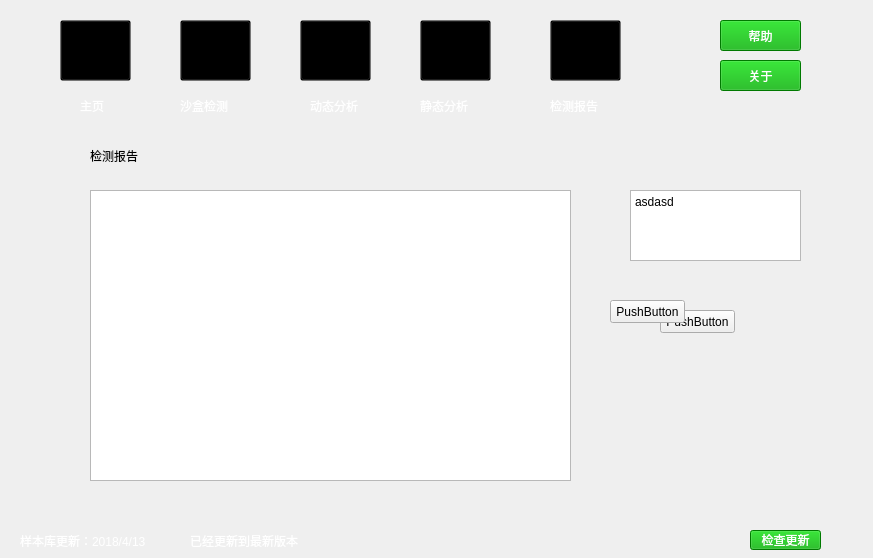
<?xml version="1.0" encoding="UTF-8"?>
<ui version="4.0">
 <class>Form</class>
 <widget class="QWidget" name="Form">
  <property name="geometry">
   <rect>
    <x>0</x>
    <y>0</y>
    <width>873</width>
    <height>558</height>
   </rect>
  </property>
  <property name="windowTitle">
   <string>Form</string>
  </property>
  <property name="styleSheet">
   <string notr="true">background-image: url(:/background.png);</string>
  </property>
  <widget class="QWidget" name="widget" native="true">
   <property name="geometry">
    <rect>
     <x>-10</x>
     <y>0</y>
     <width>841</width>
     <height>121</height>
    </rect>
   </property>
   <property name="autoFillBackground">
    <bool>false</bool>
   </property>
   <property name="styleSheet">
    <string notr="true">background-image: url(:/upbackground.png);</string>
   </property>
   <widget class="QPushButton" name="helpButton">
    <property name="geometry">
     <rect>
      <x>730</x>
      <y>20</y>
      <width>81</width>
      <height>31</height>
     </rect>
    </property>
    <property name="cursor">
     <cursorShape>PointingHandCursor</cursorShape>
    </property>
    <property name="styleSheet">
     <string notr="true">background: transparent;
color: rgb(255, 255, 255);
font: 75 12pt &quot;Microsoft YaHei UI&quot;;
background-color: rgb(0, 170, 0);</string>
    </property>
    <property name="text">
     <string>帮助</string>
    </property>
   </widget>
   <widget class="QPushButton" name="aboutButton">
    <property name="geometry">
     <rect>
      <x>730</x>
      <y>60</y>
      <width>81</width>
      <height>31</height>
     </rect>
    </property>
    <property name="cursor">
     <cursorShape>PointingHandCursor</cursorShape>
    </property>
    <property name="styleSheet">
     <string notr="true">background: transparent;
color: rgb(255, 255, 255);
font: 75 12pt &quot;Microsoft YaHei UI&quot;;
background-color: rgb(0, 170, 0);</string>
    </property>
    <property name="text">
     <string>关于</string>
    </property>
   </widget>
   <widget class="QPushButton" name="tabButton1">
    <property name="geometry">
     <rect>
      <x>70</x>
      <y>20</y>
      <width>71</width>
      <height>61</height>
     </rect>
    </property>
    <property name="cursor">
     <cursorShape>PointingHandCursor</cursorShape>
    </property>
    <property name="styleSheet">
     <string notr="true">border-image: url(:/homeIcon.png);
background: transparent;
</string>
    </property>
    <property name="text">
     <string/>
    </property>
   </widget>
   <widget class="QPushButton" name="tabButton2">
    <property name="geometry">
     <rect>
      <x>190</x>
      <y>20</y>
      <width>71</width>
      <height>61</height>
     </rect>
    </property>
    <property name="cursor">
     <cursorShape>PointingHandCursor</cursorShape>
    </property>
    <property name="styleSheet">
     <string notr="true">border-image: url(:/testIcon.png);
background: transparent;
</string>
    </property>
    <property name="text">
     <string/>
    </property>
   </widget>
   <widget class="QPushButton" name="tabButton3">
    <property name="geometry">
     <rect>
      <x>310</x>
      <y>20</y>
      <width>71</width>
      <height>61</height>
     </rect>
    </property>
    <property name="cursor">
     <cursorShape>PointingHandCursor</cursorShape>
    </property>
    <property name="styleSheet">
     <string notr="true">border-image: url(:/dynamicIcon.png);
background: transparent;
</string>
    </property>
    <property name="text">
     <string/>
    </property>
   </widget>
   <widget class="QPushButton" name="tabButton4">
    <property name="geometry">
     <rect>
      <x>430</x>
      <y>20</y>
      <width>71</width>
      <height>61</height>
     </rect>
    </property>
    <property name="cursor">
     <cursorShape>PointingHandCursor</cursorShape>
    </property>
    <property name="styleSheet">
     <string notr="true">border-image: url(:/staticIcon.png);
background: transparent;
</string>
    </property>
    <property name="text">
     <string/>
    </property>
   </widget>
   <widget class="QPushButton" name="tabButton5">
    <property name="geometry">
     <rect>
      <x>560</x>
      <y>20</y>
      <width>71</width>
      <height>61</height>
     </rect>
    </property>
    <property name="cursor">
     <cursorShape>PointingHandCursor</cursorShape>
    </property>
    <property name="styleSheet">
     <string notr="true">border-image: url(:/wordIcon.png);
background: transparent;
</string>
    </property>
    <property name="text">
     <string/>
    </property>
   </widget>
   <widget class="QLabel" name="downlabel1_2">
    <property name="geometry">
     <rect>
      <x>90</x>
      <y>90</y>
      <width>41</width>
      <height>31</height>
     </rect>
    </property>
    <property name="styleSheet">
     <string notr="true">background: transparent;
font: 12pt &quot;Adobe Devanagari&quot;;
color: rgb(255, 255, 255);</string>
    </property>
    <property name="text">
     <string>主页</string>
    </property>
   </widget>
   <widget class="QLabel" name="downlabel1_3">
    <property name="geometry">
     <rect>
      <x>190</x>
      <y>90</y>
      <width>71</width>
      <height>31</height>
     </rect>
    </property>
    <property name="styleSheet">
     <string notr="true">background: transparent;
font: 12pt &quot;Adobe Devanagari&quot;;
color: rgb(255, 255, 255);</string>
    </property>
    <property name="text">
     <string>沙盒检测</string>
    </property>
   </widget>
   <widget class="QLabel" name="downlabel1_4">
    <property name="geometry">
     <rect>
      <x>320</x>
      <y>90</y>
      <width>71</width>
      <height>31</height>
     </rect>
    </property>
    <property name="styleSheet">
     <string notr="true">background: transparent;
font: 12pt &quot;Adobe Devanagari&quot;;
color: rgb(255, 255, 255);</string>
    </property>
    <property name="text">
     <string>动态分析</string>
    </property>
   </widget>
   <widget class="QLabel" name="downlabel1_5">
    <property name="geometry">
     <rect>
      <x>430</x>
      <y>90</y>
      <width>71</width>
      <height>31</height>
     </rect>
    </property>
    <property name="styleSheet">
     <string notr="true">background: transparent;
font: 12pt &quot;Adobe Devanagari&quot;;
color: rgb(255, 255, 255);</string>
    </property>
    <property name="text">
     <string>静态分析</string>
    </property>
   </widget>
   <widget class="QLabel" name="downlabel1_6">
    <property name="geometry">
     <rect>
      <x>560</x>
      <y>90</y>
      <width>71</width>
      <height>31</height>
     </rect>
    </property>
    <property name="styleSheet">
     <string notr="true">background: transparent;
font: 12pt &quot;Adobe Devanagari&quot;;
color: rgb(255, 255, 255);</string>
    </property>
    <property name="text">
     <string>检测报告</string>
    </property>
   </widget>
   <widget class="QLabel" name="lightLabel1">
    <property name="geometry">
     <rect>
      <x>50</x>
      <y>60</y>
      <width>111</width>
      <height>61</height>
     </rect>
    </property>
    <property name="styleSheet">
     <string notr="true">image: url(:/light.png);
background: transparent;</string>
    </property>
    <property name="text">
     <string/>
    </property>
   </widget>
   <widget class="QLabel" name="lightLabel2">
    <property name="geometry">
     <rect>
      <x>170</x>
      <y>60</y>
      <width>111</width>
      <height>61</height>
     </rect>
    </property>
    <property name="styleSheet">
     <string notr="true">image: url(:/light.png);
background: transparent;</string>
    </property>
    <property name="text">
     <string/>
    </property>
   </widget>
   <widget class="QLabel" name="lightLabel3">
    <property name="geometry">
     <rect>
      <x>290</x>
      <y>60</y>
      <width>111</width>
      <height>61</height>
     </rect>
    </property>
    <property name="styleSheet">
     <string notr="true">image: url(:/light.png);
background: transparent;</string>
    </property>
    <property name="text">
     <string/>
    </property>
   </widget>
   <widget class="QLabel" name="lightLabel4">
    <property name="geometry">
     <rect>
      <x>410</x>
      <y>60</y>
      <width>111</width>
      <height>61</height>
     </rect>
    </property>
    <property name="styleSheet">
     <string notr="true">image: url(:/light.png);
background: transparent;</string>
    </property>
    <property name="text">
     <string/>
    </property>
   </widget>
   <widget class="QLabel" name="lightLabel5">
    <property name="geometry">
     <rect>
      <x>540</x>
      <y>60</y>
      <width>111</width>
      <height>61</height>
     </rect>
    </property>
    <property name="styleSheet">
     <string notr="true">image: url(:/light.png);
background: transparent;</string>
    </property>
    <property name="text">
     <string/>
    </property>
   </widget>
   <zorder>lightLabel5</zorder>
   <zorder>lightLabel4</zorder>
   <zorder>lightLabel3</zorder>
   <zorder>lightLabel2</zorder>
   <zorder>lightLabel1</zorder>
   <zorder>helpButton</zorder>
   <zorder>aboutButton</zorder>
   <zorder>tabButton1</zorder>
   <zorder>tabButton2</zorder>
   <zorder>tabButton3</zorder>
   <zorder>tabButton4</zorder>
   <zorder>tabButton5</zorder>
   <zorder>downlabel1_2</zorder>
   <zorder>downlabel1_3</zorder>
   <zorder>downlabel1_4</zorder>
   <zorder>downlabel1_5</zorder>
   <zorder>downlabel1_6</zorder>
  </widget>
  <widget class="QLabel" name="label">
   <property name="geometry">
    <rect>
     <x>0</x>
     <y>520</y>
     <width>831</width>
     <height>51</height>
    </rect>
   </property>
   <property name="styleSheet">
    <string notr="true">background-image: url(:/upbackground.png);</string>
   </property>
   <property name="text">
    <string/>
   </property>
  </widget>
  <widget class="QStackedWidget" name="stackedWidget">
   <property name="geometry">
    <rect>
     <x>0</x>
     <y>110</y>
     <width>861</width>
     <height>431</height>
    </rect>
   </property>
   <property name="currentIndex">
    <number>4</number>
   </property>
   <widget class="QWidget" name="page">
    <widget class="QPushButton" name="openUrlButton">
     <property name="geometry">
      <rect>
       <x>620</x>
       <y>50</y>
       <width>75</width>
       <height>31</height>
      </rect>
     </property>
     <property name="cursor">
      <cursorShape>PointingHandCursor</cursorShape>
     </property>
     <property name="text">
      <string>选择程序</string>
     </property>
    </widget>
    <widget class="QTextEdit" name="urlTextEdit">
     <property name="geometry">
      <rect>
       <x>150</x>
       <y>50</y>
       <width>401</width>
       <height>31</height>
      </rect>
     </property>
    </widget>
    <widget class="QLabel" name="wallLabel1">
     <property name="geometry">
      <rect>
       <x>300</x>
       <y>170</y>
       <width>91</width>
       <height>31</height>
      </rect>
     </property>
     <property name="styleSheet">
      <string notr="true">background: transparent;
font: 14pt &quot;Microsoft YaHei UI&quot;;</string>
     </property>
     <property name="text">
      <string>隔离保护</string>
     </property>
    </widget>
    <widget class="QLabel" name="montorLabel2">
     <property name="geometry">
      <rect>
       <x>300</x>
       <y>290</y>
       <width>211</width>
       <height>21</height>
      </rect>
     </property>
     <property name="styleSheet">
      <string notr="true">background: transparent;
font: 10pt &quot;Microsoft YaHei UI&quot;;</string>
     </property>
     <property name="text">
      <string>检测未知程序调用的API函数</string>
     </property>
    </widget>
    <widget class="QLabel" name="montorLabelp">
     <property name="geometry">
      <rect>
       <x>260</x>
       <y>250</y>
       <width>31</width>
       <height>31</height>
      </rect>
     </property>
     <property name="styleSheet">
      <string notr="true">background-image: url(:/monitorIcon.png);</string>
     </property>
     <property name="text">
      <string/>
     </property>
    </widget>
    <widget class="QLabel" name="mainLabel">
     <property name="geometry">
      <rect>
       <x>300</x>
       <y>110</y>
       <width>191</width>
       <height>51</height>
      </rect>
     </property>
     <property name="styleSheet">
      <string notr="true">background: transparent;
font: 75 18pt &quot;Microsoft YaHei UI&quot;;</string>
     </property>
     <property name="text">
      <string>检测未知程序</string>
     </property>
    </widget>
    <widget class="QLabel" name="montorLabel1">
     <property name="geometry">
      <rect>
       <x>300</x>
       <y>250</y>
       <width>91</width>
       <height>31</height>
      </rect>
     </property>
     <property name="styleSheet">
      <string notr="true">background: transparent;
font: 14pt &quot;Microsoft YaHei UI&quot;;</string>
     </property>
     <property name="text">
      <string>监测检测</string>
     </property>
    </widget>
    <widget class="QLabel" name="reportLabel1">
     <property name="geometry">
      <rect>
       <x>300</x>
       <y>330</y>
       <width>91</width>
       <height>31</height>
      </rect>
     </property>
     <property name="styleSheet">
      <string notr="true">background: transparent;
font: 14pt &quot;Microsoft YaHei UI&quot;;</string>
     </property>
     <property name="text">
      <string>生成报告</string>
     </property>
    </widget>
    <widget class="QLabel" name="wallLabel2">
     <property name="geometry">
      <rect>
       <x>300</x>
       <y>210</y>
       <width>211</width>
       <height>21</height>
      </rect>
     </property>
     <property name="styleSheet">
      <string notr="true">background: transparent;
font: 10pt &quot;Microsoft YaHei UI&quot;;</string>
     </property>
     <property name="text">
      <string>避免计算机受到来自未知程序的伤害</string>
     </property>
    </widget>
    <widget class="QLabel" name="wallLabelp">
     <property name="geometry">
      <rect>
       <x>260</x>
       <y>170</y>
       <width>31</width>
       <height>31</height>
      </rect>
     </property>
     <property name="styleSheet">
      <string notr="true">background-image: url(:/wallIcon.png);</string>
     </property>
     <property name="text">
      <string/>
     </property>
    </widget>
    <widget class="QLabel" name="reportLabel2">
     <property name="geometry">
      <rect>
       <x>300</x>
       <y>370</y>
       <width>211</width>
       <height>21</height>
      </rect>
     </property>
     <property name="styleSheet">
      <string notr="true">background: transparent;
font: 10pt &quot;Microsoft YaHei UI&quot;;</string>
     </property>
     <property name="text">
      <string>生成未知程序的测试报告</string>
     </property>
    </widget>
    <widget class="QLabel" name="reportLabelp">
     <property name="geometry">
      <rect>
       <x>260</x>
       <y>330</y>
       <width>31</width>
       <height>31</height>
      </rect>
     </property>
     <property name="styleSheet">
      <string notr="true">background-image: url(:/reportIcon.png);</string>
     </property>
     <property name="text">
      <string/>
     </property>
    </widget>
    <widget class="QLabel" name="artLabelp">
     <property name="geometry">
      <rect>
       <x>550</x>
       <y>310</y>
       <width>221</width>
       <height>91</height>
      </rect>
     </property>
     <property name="styleSheet">
      <string notr="true">background-image: url(:/artword.png);</string>
     </property>
     <property name="text">
      <string/>
     </property>
    </widget>
    <widget class="QLabel" name="shieldLabelp">
     <property name="geometry">
      <rect>
       <x>30</x>
       <y>130</y>
       <width>201</width>
       <height>201</height>
      </rect>
     </property>
     <property name="styleSheet">
      <string notr="true">border-image: url(:/protectIcon.png);
background: transparent;</string>
     </property>
     <property name="text">
      <string/>
     </property>
    </widget>
    <widget class="QPushButton" name="startButton">
     <property name="geometry">
      <rect>
       <x>610</x>
       <y>130</y>
       <width>151</width>
       <height>71</height>
      </rect>
     </property>
     <property name="cursor">
      <cursorShape>PointingHandCursor</cursorShape>
     </property>
     <property name="styleSheet">
      <string notr="true">background: transparent;
color: rgb(255, 255, 255);
font: 75 22pt &quot;Microsoft YaHei UI&quot;;
background-color: rgb(0, 170, 0);</string>
     </property>
     <property name="text">
      <string>开始检测</string>
     </property>
    </widget>
   </widget>
   <widget class="QWidget" name="page_2">
    <widget class="QProgressBar" name="progressBar">
     <property name="geometry">
      <rect>
       <x>90</x>
       <y>30</y>
       <width>501</width>
       <height>31</height>
      </rect>
     </property>
     <property name="value">
      <number>24</number>
     </property>
    </widget>
    <widget class="QTextBrowser" name="textBrowser2">
     <property name="geometry">
      <rect>
       <x>90</x>
       <y>80</y>
       <width>501</width>
       <height>321</height>
      </rect>
     </property>
     <property name="styleSheet">
      <string notr="true">border-image: url(:/whitebackground.png);</string>
     </property>
     <property name="html">
      <string>&lt;!DOCTYPE HTML PUBLIC &quot;-//W3C//DTD HTML 4.0//EN&quot; &quot;http://www.w3.org/TR/REC-html40/strict.dtd&quot;&gt;
&lt;html&gt;&lt;head&gt;&lt;meta name=&quot;qrichtext&quot; content=&quot;1&quot; /&gt;&lt;style type=&quot;text/css&quot;&gt;
p, li { white-space: pre-wrap; }
&lt;/style&gt;&lt;/head&gt;&lt;body style=&quot; font-family:'SimSun'; font-size:9pt; font-weight:400; font-style:normal;&quot;&gt;
&lt;p style=&quot;-qt-paragraph-type:empty; margin-top:0px; margin-bottom:0px; margin-left:0px; margin-right:0px; -qt-block-indent:0; text-indent:0px;&quot;&gt;&lt;br /&gt;&lt;/p&gt;&lt;/body&gt;&lt;/html&gt;</string>
     </property>
    </widget>
    <widget class="QPushButton" name="showDataButton">
     <property name="geometry">
      <rect>
       <x>610</x>
       <y>32</y>
       <width>91</width>
       <height>31</height>
      </rect>
     </property>
     <property name="text">
      <string>显示信息</string>
     </property>
    </widget>
   </widget>
   <widget class="QWidget" name="page_3">
    <widget class="QTextBrowser" name="textBrowser3">
     <property name="geometry">
      <rect>
       <x>120</x>
       <y>80</y>
       <width>471</width>
       <height>321</height>
      </rect>
     </property>
     <property name="styleSheet">
      <string notr="true">border-image: url(:/whitebackground.png);</string>
     </property>
     <property name="html">
      <string>&lt;!DOCTYPE HTML PUBLIC &quot;-//W3C//DTD HTML 4.0//EN&quot; &quot;http://www.w3.org/TR/REC-html40/strict.dtd&quot;&gt;
&lt;html&gt;&lt;head&gt;&lt;meta name=&quot;qrichtext&quot; content=&quot;1&quot; /&gt;&lt;style type=&quot;text/css&quot;&gt;
p, li { white-space: pre-wrap; }
&lt;/style&gt;&lt;/head&gt;&lt;body style=&quot; font-family:'SimSun'; font-size:9pt; font-weight:400; font-style:normal;&quot;&gt;
&lt;p style=&quot;-qt-paragraph-type:empty; margin-top:0px; margin-bottom:0px; margin-left:0px; margin-right:0px; -qt-block-indent:0; text-indent:0px;&quot;&gt;&lt;br /&gt;&lt;/p&gt;&lt;/body&gt;&lt;/html&gt;</string>
     </property>
    </widget>
    <widget class="QLabel" name="label_2">
     <property name="geometry">
      <rect>
       <x>120</x>
       <y>30</y>
       <width>91</width>
       <height>31</height>
      </rect>
     </property>
     <property name="styleSheet">
      <string notr="true">background: transparent;
font: 14pt &quot;Microsoft YaHei UI&quot;;</string>
     </property>
     <property name="text">
      <string>动态分析</string>
     </property>
    </widget>
    <widget class="QPushButton" name="webBtn1">
     <property name="geometry">
      <rect>
       <x>690</x>
       <y>130</y>
       <width>121</width>
       <height>31</height>
      </rect>
     </property>
     <property name="cursor">
      <cursorShape>PointingHandCursor</cursorShape>
     </property>
     <property name="styleSheet">
      <string notr="true">background: transparent;
color: rgb(255, 255, 255);
font: 75 12pt &quot;Microsoft YaHei UI&quot;;
background-color: rgb(0, 170, 0);</string>
     </property>
     <property name="text">
      <string>SCALARS</string>
     </property>
    </widget>
    <widget class="QPushButton" name="webBtn2">
     <property name="geometry">
      <rect>
       <x>690</x>
       <y>190</y>
       <width>121</width>
       <height>31</height>
      </rect>
     </property>
     <property name="cursor">
      <cursorShape>PointingHandCursor</cursorShape>
     </property>
     <property name="styleSheet">
      <string notr="true">background: transparent;
color: rgb(255, 255, 255);
font: 75 12pt &quot;Microsoft YaHei UI&quot;;
background-color: rgb(0, 170, 0);</string>
     </property>
     <property name="text">
      <string>GRAPHS</string>
     </property>
    </widget>
    <widget class="QPushButton" name="webBtn3">
     <property name="geometry">
      <rect>
       <x>690</x>
       <y>250</y>
       <width>121</width>
       <height>31</height>
      </rect>
     </property>
     <property name="cursor">
      <cursorShape>PointingHandCursor</cursorShape>
     </property>
     <property name="styleSheet">
      <string notr="true">background: transparent;
color: rgb(255, 255, 255);
font: 75 12pt &quot;Microsoft YaHei UI&quot;;
background-color: rgb(0, 170, 0);</string>
     </property>
     <property name="text">
      <string>DISTRIBUTIONS</string>
     </property>
    </widget>
    <widget class="QPushButton" name="webBtn4">
     <property name="geometry">
      <rect>
       <x>690</x>
       <y>310</y>
       <width>121</width>
       <height>31</height>
      </rect>
     </property>
     <property name="cursor">
      <cursorShape>PointingHandCursor</cursorShape>
     </property>
     <property name="styleSheet">
      <string notr="true">background: transparent;
color: rgb(255, 255, 255);
font: 75 12pt &quot;Microsoft YaHei UI&quot;;
background-color: rgb(0, 170, 0);</string>
     </property>
     <property name="text">
      <string>HISTOGRAMS</string>
     </property>
    </widget>
    <widget class="QLabel" name="label_3">
     <property name="geometry">
      <rect>
       <x>690</x>
       <y>70</y>
       <width>121</width>
       <height>31</height>
      </rect>
     </property>
     <property name="styleSheet">
      <string notr="true">background: transparent;
font: 14pt &quot;Microsoft YaHei UI&quot;;</string>
     </property>
     <property name="text">
      <string>观察学习数据</string>
     </property>
    </widget>
   </widget>
   <widget class="QWidget" name="page_4">
    <widget class="QTextBrowser" name="textBrowser4">
     <property name="geometry">
      <rect>
       <x>120</x>
       <y>80</y>
       <width>471</width>
       <height>321</height>
      </rect>
     </property>
     <property name="styleSheet">
      <string notr="true">border-image: url(:/whitebackground.png);</string>
     </property>
     <property name="html">
      <string>&lt;!DOCTYPE HTML PUBLIC &quot;-//W3C//DTD HTML 4.0//EN&quot; &quot;http://www.w3.org/TR/REC-html40/strict.dtd&quot;&gt;
&lt;html&gt;&lt;head&gt;&lt;meta name=&quot;qrichtext&quot; content=&quot;1&quot; /&gt;&lt;style type=&quot;text/css&quot;&gt;
p, li { white-space: pre-wrap; }
&lt;/style&gt;&lt;/head&gt;&lt;body style=&quot; font-family:'SimSun'; font-size:9pt; font-weight:400; font-style:normal;&quot;&gt;
&lt;p style=&quot;-qt-paragraph-type:empty; margin-top:0px; margin-bottom:0px; margin-left:0px; margin-right:0px; -qt-block-indent:0; text-indent:0px;&quot;&gt;&lt;br /&gt;&lt;/p&gt;&lt;/body&gt;&lt;/html&gt;</string>
     </property>
    </widget>
    <widget class="QLabel" name="wallLabel1_2">
     <property name="geometry">
      <rect>
       <x>120</x>
       <y>30</y>
       <width>91</width>
       <height>31</height>
      </rect>
     </property>
     <property name="styleSheet">
      <string notr="true">background: transparent;
font: 14pt &quot;Microsoft YaHei UI&quot;;</string>
     </property>
     <property name="text">
      <string>静态分析</string>
     </property>
    </widget>
    <widget class="QPushButton" name="shellingButton">
     <property name="geometry">
      <rect>
       <x>680</x>
       <y>150</y>
       <width>111</width>
       <height>41</height>
      </rect>
     </property>
     <property name="cursor">
      <cursorShape>PointingHandCursor</cursorShape>
     </property>
     <property name="styleSheet">
      <string notr="true">background: transparent;
color: rgb(255, 255, 255);
font: 75 22pt &quot;Microsoft YaHei UI&quot;;
background-color: rgb(0, 170, 0);</string>
     </property>
     <property name="text">
      <string>脱壳</string>
     </property>
    </widget>
    <widget class="QPushButton" name="testButton">
     <property name="geometry">
      <rect>
       <x>680</x>
       <y>210</y>
       <width>111</width>
       <height>41</height>
      </rect>
     </property>
     <property name="cursor">
      <cursorShape>PointingHandCursor</cursorShape>
     </property>
     <property name="styleSheet">
      <string notr="true">background: transparent;
color: rgb(255, 255, 255);
font: 75 22pt &quot;Microsoft YaHei UI&quot;;
background-color: rgb(0, 170, 0);</string>
     </property>
     <property name="text">
      <string>检测</string>
     </property>
    </widget>
    <widget class="QPushButton" name="analysisButton">
     <property name="geometry">
      <rect>
       <x>680</x>
       <y>270</y>
       <width>111</width>
       <height>41</height>
      </rect>
     </property>
     <property name="cursor">
      <cursorShape>PointingHandCursor</cursorShape>
     </property>
     <property name="styleSheet">
      <string notr="true">background: transparent;
color: rgb(255, 255, 255);
font: 75 22pt &quot;Microsoft YaHei UI&quot;;
background-color: rgb(0, 170, 0);</string>
     </property>
     <property name="text">
      <string>分析</string>
     </property>
    </widget>
    <widget class="QPushButton" name="lookReportButton">
     <property name="geometry">
      <rect>
       <x>680</x>
       <y>330</y>
       <width>111</width>
       <height>41</height>
      </rect>
     </property>
     <property name="cursor">
      <cursorShape>PointingHandCursor</cursorShape>
     </property>
     <property name="styleSheet">
      <string notr="true">background: transparent;
color: rgb(255, 255, 255);
font: 75 15pt &quot;Microsoft YaHei UI&quot;;
background-color: rgb(0, 170, 0);</string>
     </property>
     <property name="text">
      <string>查看报告</string>
     </property>
    </widget>
    <widget class="QLabel" name="eyeLabel">
     <property name="geometry">
      <rect>
       <x>690</x>
       <y>40</y>
       <width>91</width>
       <height>91</height>
      </rect>
     </property>
     <property name="styleSheet">
      <string notr="true">border-image: url(:/staticIcon1.png);
background: transparent;</string>
     </property>
     <property name="text">
      <string/>
     </property>
    </widget>
   </widget>
   <widget class="QWidget" name="page_5">
    <widget class="QLabel" name="wallLabel1_4">
     <property name="geometry">
      <rect>
       <x>90</x>
       <y>30</y>
       <width>91</width>
       <height>31</height>
      </rect>
     </property>
     <property name="styleSheet">
      <string notr="true">background: transparent;
font: 14pt &quot;Microsoft YaHei UI&quot;;</string>
     </property>
     <property name="text">
      <string>检测报告</string>
     </property>
    </widget>
    <widget class="QPlainTextEdit" name="plainTextEdit">
     <property name="geometry">
      <rect>
       <x>630</x>
       <y>80</y>
       <width>171</width>
       <height>71</height>
      </rect>
     </property>
     <property name="styleSheet">
      <string notr="true">border-image: url(:/whitebackground.png);</string>
     </property>
     <property name="plainText">
      <string>asdasd</string>
     </property>
    </widget>
    <widget class="QPlainTextEdit" name="plainTextEdit_2">
     <property name="geometry">
      <rect>
       <x>90</x>
       <y>80</y>
       <width>481</width>
       <height>291</height>
      </rect>
     </property>
     <property name="styleSheet">
      <string notr="true">border-image: url(:/whitebackground.png);</string>
     </property>
    </widget>
    <widget class="QPushButton" name="pushButton">
     <property name="geometry">
      <rect>
       <x>610</x>
       <y>190</y>
       <width>75</width>
       <height>23</height>
      </rect>
     </property>
     <property name="text">
      <string>PushButton</string>
     </property>
    </widget>
    <widget class="QPushButton" name="pushButton_2">
     <property name="geometry">
      <rect>
       <x>660</x>
       <y>200</y>
       <width>75</width>
       <height>23</height>
      </rect>
     </property>
     <property name="text">
      <string>PushButton</string>
     </property>
    </widget>
    <zorder>pushButton_2</zorder>
    <zorder>plainTextEdit</zorder>
    <zorder>wallLabel1_4</zorder>
    <zorder>plainTextEdit_2</zorder>
    <zorder>pushButton</zorder>
   </widget>
  </widget>
  <widget class="QLabel" name="downlabel1">
   <property name="geometry">
    <rect>
     <x>20</x>
     <y>530</y>
     <width>161</width>
     <height>21</height>
    </rect>
   </property>
   <property name="styleSheet">
    <string notr="true">background: transparent;
color: rgb(255, 255, 255);</string>
   </property>
   <property name="text">
    <string>样本库更新：2018/4/13</string>
   </property>
  </widget>
  <widget class="QPushButton" name="updateButton">
   <property name="geometry">
    <rect>
     <x>750</x>
     <y>530</y>
     <width>71</width>
     <height>20</height>
    </rect>
   </property>
   <property name="cursor">
    <cursorShape>PointingHandCursor</cursorShape>
   </property>
   <property name="styleSheet">
    <string notr="true">background: transparent;
color: rgb(255, 255, 255);
font: 75 8pt &quot;Microsoft YaHei UI&quot;;
background-color: rgb(0, 170, 0);</string>
   </property>
   <property name="text">
    <string>检查更新</string>
   </property>
  </widget>
  <widget class="QLabel" name="downlabel2">
   <property name="geometry">
    <rect>
     <x>190</x>
     <y>530</y>
     <width>161</width>
     <height>21</height>
    </rect>
   </property>
   <property name="styleSheet">
    <string notr="true">background: transparent;
color: rgb(255, 255, 255);</string>
   </property>
   <property name="text">
    <string>已经更新到最新版本</string>
   </property>
  </widget>
  <zorder>stackedWidget</zorder>
  <zorder>widget</zorder>
  <zorder>label</zorder>
  <zorder>downlabel1</zorder>
  <zorder>updateButton</zorder>
  <zorder>downlabel2</zorder>
 </widget>
 <resources>
  <include location="images/background.qrc"/>
 </resources>
 <connections/>
</ui>
